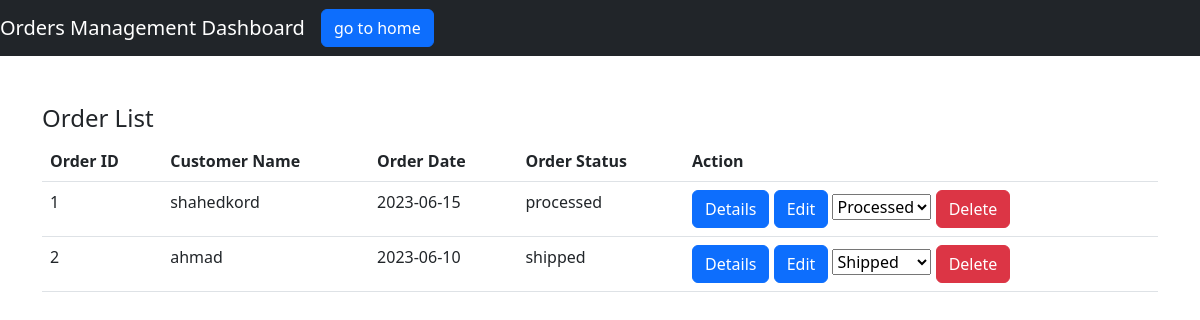
The app's page /ordersDash.php with its own data.
### tables this page shows
CREATE TABLE `orders` (
  `id` int(11) NOT NULL,
  `customer_name` varchar(50) NOT NULL,
  `order_date` date NOT NULL,
  `status` varchar(50) NOT NULL,
  `user_id` int(11) NOT NULL,
  `affiliate_id` int(11) NOT NULL
);

### ordersDash.php (the view, shortened to what this page needs)
<?php
include "database_connection.php";
function getOrdersData() {
    global $connection;
    $query = "SELECT * FROM orders";
    $result = $connection->query($query);
    $ordersData = [];
    if ($result->num_rows > 0) {
        while ($row = $result->fetch_assoc()) {
            $ordersData[] = $row;
        }
    }
    return $ordersData;
}
$ordersData = getOrdersData();
?>
<!DOCTYPE html>
<html>
<head>
    <link rel="stylesheet" href="https://cdnjs.cloudflare.com/ajax/libs/bootstrap/5.3.0/css/bootstrap.min.css">
</head>
<body>
 <nav class="navbar navbar-expand-lg navbar-dark bg-dark">
    <a class="navbar-brand " href="#">Orders  Management Dashboard</a>
    <a href="adminhome.php" class="btn btn-primary">go to home</a>
  </nav>
  <br>
  <br>
    <div class="container">
        <div>
            <h4>Order List</h4>
            <table class="table">
                <thead>
                    <tr>
                        <th>Order ID</th>
                        <th>Customer Name</th>
                        <th>Order Date</th>
                        <th>Order Status</th>
                        <th>Action</th>
                    </tr>
                </thead>
                <tbody>
                    <?php foreach ($ordersData as $order) { ?>
                        <tr>
                            <td><?php echo $order['id']; ?></td>
                            <td><?php echo $order['customer_name']; ?></td>
                            <td><?php echo $order['order_date']; ?></td>
                            <td><?php echo $order['status']; ?></td>
                            <td>
                                <a href="orderDetails.php?id=<?php echo $order['id']; ?>" class="btn btn-primary">Details</a>
                                <a href="editOrder.php?id=<?php echo $order['id']; ?>" class="btn btn-primary">Edit</a>
                                <form method="POST" action="ordersDash.php" style="display: inline-block;">
                                    <select name="status" onchange="this.form.submit()">
                                        <option value="processed" <?php echo ($order['status'] === 'processed') ? 'selected' : ''; ?>>Processed</option>
                                        <option value="shipped" <?php echo ($order['status'] === 'shipped') ? 'selected' : ''; ?>>Shipped</option>
                                    </select>
                                </form>
                                <form method="POST" action="deleteOrder.php?id=<?php echo $order['id']; ?>" style="display: inline-block;">
                                    <button type="submit" class="btn btn-danger">Delete</button>
                                </form>
                            </td>
                        </tr>
                    <?php } ?>
                </tbody>
            </table>
        </div>
    </div>
</body>
</html>

### records on screen
orders: id "1", customer_name "shahedkord", order_date "2023-06-15", status "processed", status "Processed"
orders: id "2", customer_name "ahmad", order_date "2023-06-10", status "shipped", status "Shipped"
